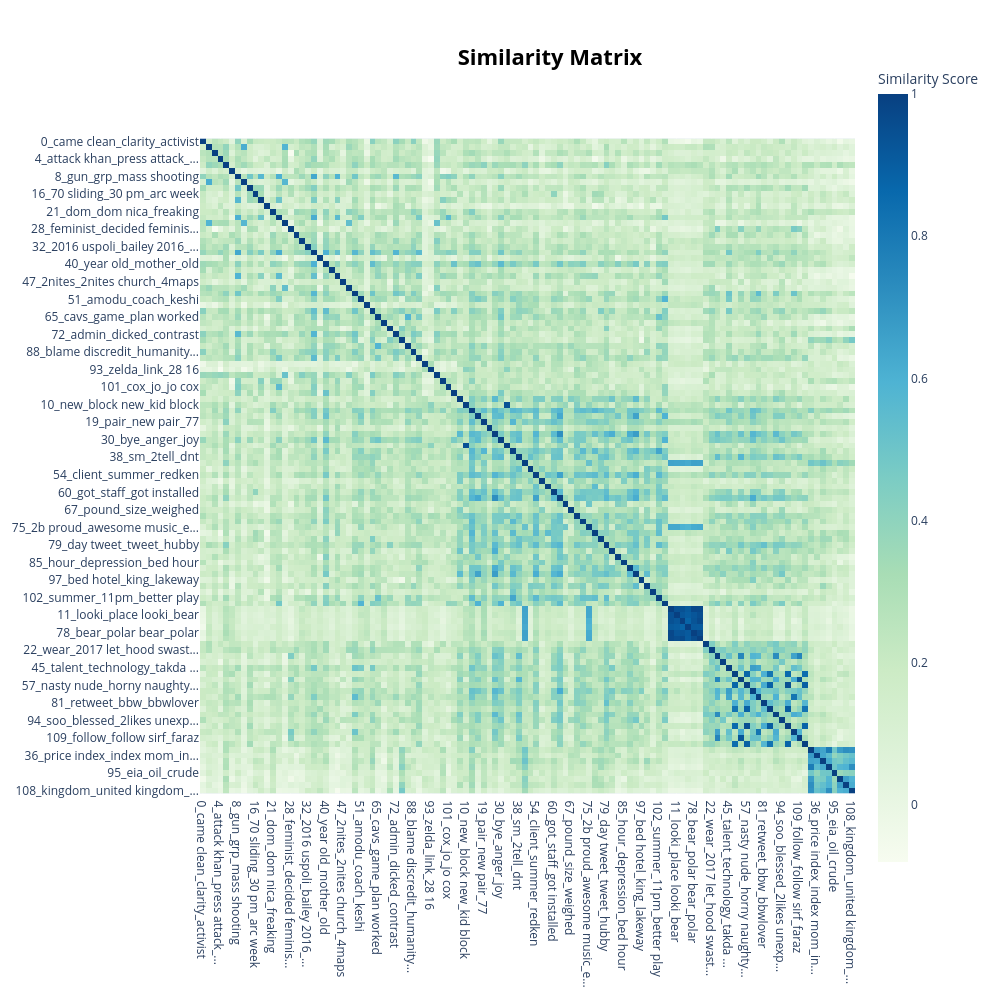

This figure's notebook cell:
### Markdown cell above
#### 5.2.7 Visualise Topic Similarity

### Code cell
topic_model.visualize_heatmap(n_clusters=5, width=1000, height=1000)

### Figure 1 — Plotly figure (JSON) as saved in the notebook; plotly's stock layout.template omitted (floating-point values rounded to 4 significant figures; data arrays with more than 128 entries replaced by an {"elided": "..."} marker saying what was removed)
{"data": [{"coloraxis": "coloraxis", "name": "0", "x": ["0_came clean_clarity_activist", "1_ape_africa usa_billionair...", "2_asshat_asshat president_c...", "4_attack khan_press attack_...", "5_pig_carl_betwn", "6_im_asian_bc im", "8_gun_grp_mass shooting", "9_chair want_cow disease_cow", "14_rapist_judge_blk", "16_70 sliding_30 pm_arc week", "17_12mill arrest_12mill_arr...", "18_japan_abe government_abe", "21_dom_dom nica_freaking", "23_orlando_grimmie_shooting", "26_chair make_fucking moron...", "28_feminist_decided feminis...", "29_la_idea poc_em quit", "31_dare_bullying_speak rest", "32_2016 uspoli_bailey 2016_...", "34_cheap_humanity pakistani...", "39_06_gewitter_gewitter sch...", "40_year old_mother_old", "43_drown_drown small_lack p...", "46_nightclub_gun_50 people", "47_2nites_2nites church_4maps", "48_white_biher_biher disres...", "50_india_cruelty_dog cat", "51_amodu_coach_keshi", "55_bird_home_home button", "62_mil_past_amaze", "65_cavs_game_plan worked", "66_beat whiteperson_alive s...", "70_euro2016_en_en ger", "72_admin_dicked_contrast", "74_brexit_daily esp_abt thing", "80_organization_lbj_steph h...", "88_blame discredit_humanity...", "89_gay_orlando_fuck", "92_foot_asics_showed style", "93_zelda_link_28 16", "96_clown_believe_voter", "98_24 heavly_alcool 24_alcool", "101_cox_jo_jo cox", "106_29 year_abt cannabis_ca...", "3_gym_poetry_weightloss", "10_new_block new_kid block", "12_promo_bihday_walk", "13_dad_father day_father", "19_pair_new pair_77", "20_queue basket_queue_food ...", "25_happy_happy slow_slow", "30_bye_anger_joy", "33_new_kid newyear_destruct...", "35_east_tt_em", "38_sm_2tell_dnt", "41_inked polar_inked_place ...", "42_signal_chk wt_aftr sevral", "54_client_summer_redken", "58_awake_feel_feel like", "59_beer_9th daily_9th", "60_got_staff_got installed", "61_awasome_dj_bday awasome", "63_bon_bon jovi_jon bon", "67_pound_size_weighed", "69_bloglife_blog tomorrow_c...", "71_alcatraz_b4_alcatraz mrb", "75_2b proud_awesome music_e...", "76_hour_friday_busy", "77_clothes_money_coding", "79_day tweet_tweet_hubby", "82_din_sa_1year", "83_mom pop_pop_mom", "85_hour_depression_bed hour", "86_date_hey_wedding", "91_attending_attending scho...", "97_bed hotel_king_lakeway", "99_page_date thrown_product...", "100_flight_drove hour_car r...", "102_summer_11pm_better play", "111_brother_rest_sir", "7_bear_polar_polar bear", "11_looki_place looki_bear", "44_place looking_looking co...", "56_payintheusa polar_payint...", "78_bear_polar bear_polar", "84_petal_petal polar_bear", "15_arabic_arabic kettled_be...", "22_wear_2017 let_hood swast...", "24_poetry_eid_poetry eid", "37_joy bless_gracious look_...", "45_talent_technology_takda ...", "49_xxx sexy_naughty shy_car", "52_follow_4o4o4_send 4o4o4", "57_nasty nude_horny naughty...", "64_aapi allah_aapi_allah", "68_10_news_10 type", "81_retweet_bbw_bbwlover", "87_ariellesloth na_arielles...", "90_tip_daily beauty_ghazals", "94_soo_blessed_2likes unexp...", "103_nasty naughty_slut hot_...", "104_10_add try_try kro", "109_follow_follow sirf_faraz", "110_xxx horny_carmineryderr...", "27_blog silver_silver_retail", "36_price index_index mom_in...", "53_forecast_8k_blog", "73_april_balance_trade bala...", "95_eia_oil_crude", "105_auction_plate_united st...", "107_gold forex_forex_usd", "108_kingdom_united kingdom_..."], "y": ["0_came clean_clarity_activist", "1_ape_africa usa_billionair...", "2_asshat_asshat president_c...", "4_attack khan_press attack_...", "5_pig_carl_betwn", "6_im_asian_bc im", "8_gun_grp_mass shooting", "9_chair want_cow disease_cow", "14_rapist_judge_blk", "16_70 sliding_30 pm_arc week", "17_12mill arrest_12mill_arr...", "18_japan_abe government_abe", "21_dom_dom nica_freaking", "23_orlando_grimmie_shooting", "26_chair make_fucking moron...", "28_feminist_decided feminis...", "29_la_idea poc_em quit", "31_dare_bullying_speak rest", "32_2016 uspoli_bailey 2016_...", "34_cheap_humanity pakistani...", "39_06_gewitter_gewitter sch...", "40_year old_mother_old", "43_drown_drown small_lack p...", "46_nightclub_gun_50 people", "47_2nites_2nites church_4maps", "48_white_biher_biher disres...", "50_india_cruelty_dog cat", "51_amodu_coach_keshi", "55_bird_home_home button", "62_mil_past_amaze", "65_cavs_game_plan worked", "66_beat whiteperson_alive s...", "70_euro2016_en_en ger", "72_admin_dicked_contrast", "74_brexit_daily esp_abt thing", "80_organization_lbj_steph h...", "88_blame discredit_humanity...", "89_gay_orlando_fuck", "92_foot_asics_showed style", "93_zelda_link_28 16", "96_clown_believe_voter", "98_24 heavly_alcool 24_alcool", "101_cox_jo_jo cox", "106_29 year_abt cannabis_ca...", "3_gym_poetry_weightloss", "10_new_block new_kid block", "12_promo_bihday_walk", "13_dad_father day_father", "19_pair_new pair_77", "20_queue basket_queue_food ...", "25_happy_happy slow_slow", "30_bye_anger_joy", "33_new_kid newyear_destruct...", "35_east_tt_em", "38_sm_2tell_dnt", "41_inked polar_inked_place ...", "42_signal_chk wt_aftr sevral", "54_client_summer_redken", "58_awake_feel_feel like", "59_beer_9th daily_9th", "60_got_staff_got installed", "61_awasome_dj_bday awasome", "63_bon_bon jovi_jon bon", "67_pound_size_weighed", "69_bloglife_blog tomorrow_c...", "71_alcatraz_b4_alcatraz mrb", "75_2b proud_awesome music_e...", "76_hour_friday_busy", "77_clothes_money_coding", "79_day tweet_tweet_hubby", "82_din_sa_1year", "83_mom pop_pop_mom", "85_hour_depression_bed hour", "86_date_hey_wedding", "91_attending_attending scho...", "97_bed hotel_king_lakeway", "99_page_date thrown_product...", "100_flight_drove hour_car r...", "102_summer_11pm_better play", "111_brother_rest_sir", "7_bear_polar_polar bear", "11_looki_place looki_bear", "44_place looking_looking co...", "56_payintheusa polar_payint...", "78_bear_polar bear_polar", "84_petal_petal polar_bear", "15_arabic_arabic kettled_be...", "22_wear_2017 let_hood swast...", "24_poetry_eid_poetry eid", "37_joy bless_gracious look_...", "45_talent_technology_takda ...", "49_xxx sexy_naughty shy_car", "52_follow_4o4o4_send 4o4o4", "57_nasty nude_horny naughty...", "64_aapi allah_aapi_allah", "68_10_news_10 type", "81_retweet_bbw_bbwlover", "87_ariellesloth na_arielles...", "90_tip_daily beauty_ghazals", "94_soo_blessed_2likes unexp...", "103_nasty naughty_slut hot_...", "104_10_add try_try kro", "109_follow_follow sirf_faraz", "110_xxx horny_carmineryderr...", "27_blog silver_silver_retail", "36_price index_index mom_in...", "53_forecast_8k_blog", "73_april_balance_trade bala...", "95_eia_oil_crude", "105_auction_plate_united st...", "107_gold forex_forex_usd", "108_kingdom_united kingdom_..."], "z": {"elided": "112x112 float values"}, "type": "heatmap", "xaxis": "x", "yaxis": "y", "hovertemplate": "x: %{x}<br>y: %{y}<br>Similarity Score: %{z}<extra></extra>"}], "layout": {"xaxis": {"anchor": "y", "domain": [0.0, 1.0], "scaleanchor": "y", "constrain": "domain"}, "yaxis": {"anchor": "x", "domain": [0.0, 1.0], "autorange": "reversed", "constrain": "domain"}, "coloraxis": {"colorbar": {"title": {"text": "Similarity Score"}}, "colorscale": [[0.0, "rgb(247,252,240)"], [0.125, "rgb(224,243,219)"], [0.25, "rgb(204,235,197)"], [0.375, "rgb(168,221,181)"], [0.5, "rgb(123,204,196)"], [0.625, "rgb(78,179,211)"], [0.75, "rgb(43,140,190)"], [0.875, "rgb(8,104,172)"], [1.0, "rgb(8,64,129)"]]}, "margin": {"t": 60}, "title": {"font": {"size": 22, "color": "Black"}, "text": "<b>Similarity Matrix</b>", "y": 0.95, "x": 0.55, "xanchor": "center", "yanchor": "top"}, "hoverlabel": {"font": {"size": 16, "family": "Rockwell"}, "bgcolor": "white"}, "width": 1000, "height": 1000, "showlegend": true, "legend": {"title": {"text": "Trend"}}}}
